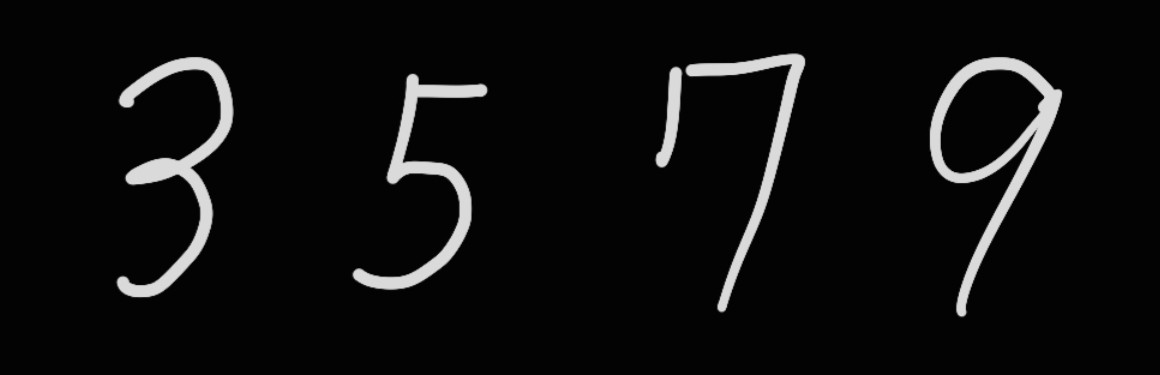
#> input picture udemy_lecture/digits_3579.jpg, 1160 x 375 px
$ jupyter execute --allow-errors RPI_DL12_openCV_get_image.ipynb   (older library calls are emulated)
#> lines starting #> are read from the running program, lines starting #| are printed output that depends on the picture; after the words box and inside, x2 and y2 are one past the last pixel; in counts of white or black regions, pixels touching at a corner belong together
[cell 1]
# https://cvisiondemy.com/license-plate-detection-with-opencv-and-python/
import cv2 as cv
import numpy as np
import matplotlib.pyplot as plt

[cell 2]
frame = 'digits_3579.jpg'

img = cv.imread(frame)
#> img is the input picture: shape (375, 1160, 3); min 0, max 231, mean 14.4
#plt.figure(figsize=(10, 10))
plt.imshow(img)
print(f'width: {img.shape[1]} pixels')
#| width: 1160 pixels
print(f'height: {img.shape[0]} pixels')
#| height: 375 pixels
print(f'channels: {img.shape[2]}')
#| channels: 3

[cell 3]
# hsv transform - value = gray image
hsv = cv.cvtColor(img, cv.COLOR_BGR2HSV)
#> hsv: shape (375, 1160, 3); mean H, S, V 0, 0, 14.4
hue, saturation, value = cv.split(hsv)
#> hue: shape (375, 1160); every value is 0
plt.imshow(value)
plt.show()

[cell 4]
# kernel to use for morphological operations
kernel = cv.getStructuringElement(cv.MORPH_RECT, (3, 3))

# applying topHat operations
topHat = cv.morphologyEx(value, cv.MORPH_TOPHAT, kernel)
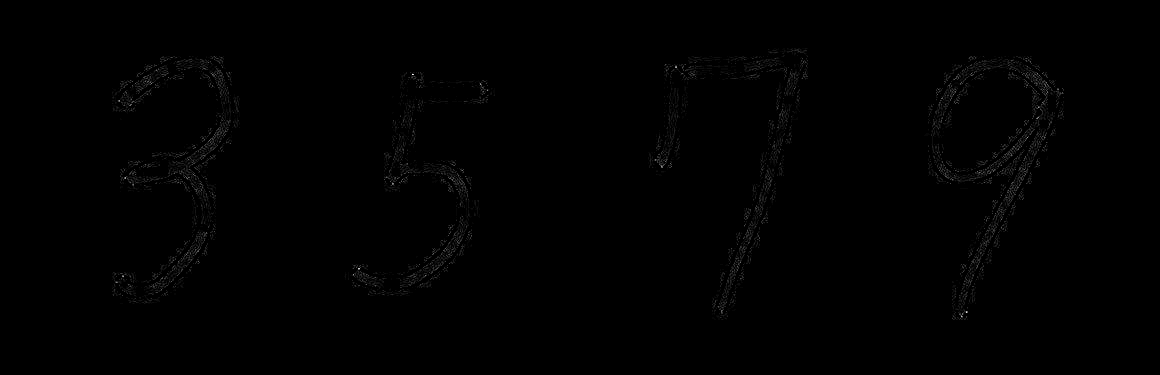
#> topHat: shape (375, 1160); min 0, max 34, mean 0.1; drawn with min black and max white
plt.imshow(topHat)
plt.show()

[cell 5]
# applying blackHat operations
blackHat = cv.morphologyEx(value, cv.MORPH_BLACKHAT, kernel)
plt.imshow(blackHat)
plt.show()

[cell 6]
# add and subtract between morphological operations
add = cv.add(value, topHat)
subtract = cv.subtract(add, blackHat)
plt.imshow(subtract)
plt.show()

[cell 7]
# applying gaussian blur on subtract image
blur = cv.GaussianBlur(subtract, (5, 5), 0)
plt.imshow(blur)
plt.show()

[cell 8]
# thresholding
thresh = cv.adaptiveThreshold(blur, 255, cv.ADAPTIVE_THRESH_GAUSSIAN_C, cv.THRESH_BINARY_INV, 19, 9)
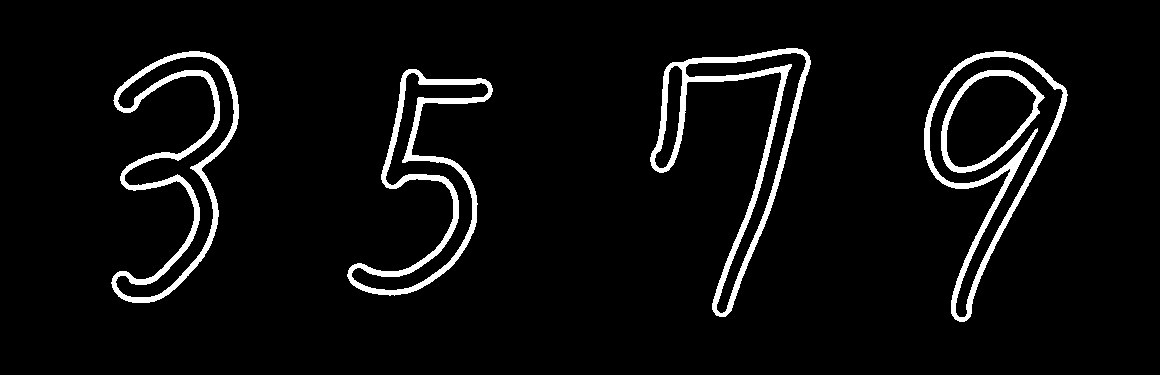
#> thresh: shape (375, 1160); 5.1% white; 5 white regions
plt.imshow(thresh)
plt.show()

[cell 9]
# cv2.findContours() function changed from OpenCV3 to OpenCV4: now it have only two parameters instead of 3
cv2MajorVersion = cv.__version__.split(".")[0]
print('openCV version: ', cv2MajorVersion)
# check for contours on thresh
if int(cv2MajorVersion) >= 4:
    contours, hierarchy = cv.findContours(thresh, cv.RETR_LIST, cv.CHAIN_APPROX_SIMPLE)
#> contours = 11 contours; largest, box (x1, y1, x2, y2) and area: (924, 51, 1068, 322) 17956, (929, 56, 1064, 318) 14176, (111, 51, 239, 303) 11382, (650, 48, 811, 317) 10742, (347, 69, 493, 296) 9869
else:
    imageContours, contours, hierarchy = cv.findContours(thresh, cv.RETR_LIST, cv.CHAIN_APPROX_SIMPLE)

[cell 10]
img_digits = []
img_origin = img.copy()
margin = 10

# loop to check if any (possible) contour is found
for contour in contours:
    x, y, w, h = cv.boundingRect(contour)
    # Ignore if image is too small
    if w * h < 100: continue
    #Y and X [y-margin:y+h+margin, x-margin:x+w+margin]
    img_digits.append(img_origin[y-margin:y+h+margin, x-margin:x+w+margin])
    cv.rectangle(img, (x, y), (x+w, y+h), (0, 255, 0), 2)
    print(x, x+w, y, y+h)
#> this loop made 11 passes
#> (x, y, w, h) on passes 1 to 11: (946, 75, 91, 93), (351, 72, 138, 219), (941, 70, 104, 103), (347, 69, 146, 227), (654, 65, 29, 104), (929, 56, 135, 262), (115, 56, 120, 242), (685, 52, 122, 262), (924, 51, 144, 271), (111, 51, 128, 252), (650, 48, 161, 269)
#| 946 1037 75 168
#| 351 489 72 291
#| 941 1045 70 173
#| 347 493 69 296
#| 654 683 65 169
#| 929 1064 56 318
#| 115 235 56 298
#| 685 807 52 314
#> (further printed lines are left out)
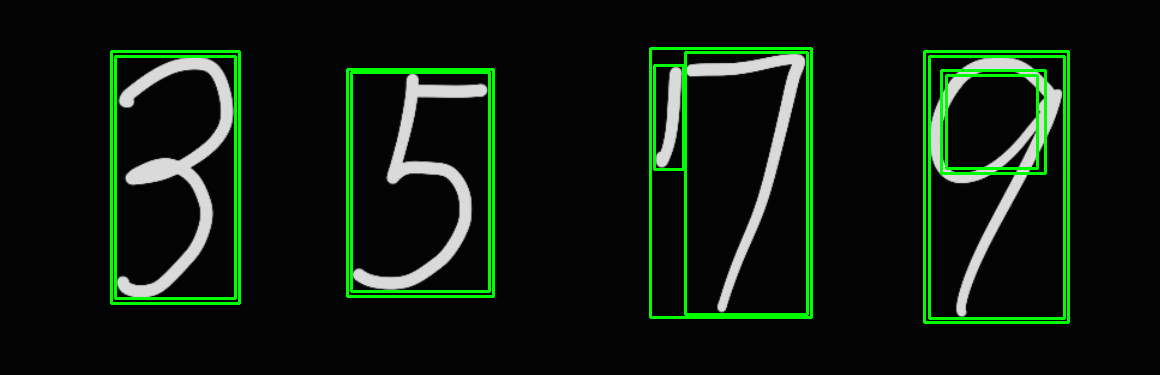
#> img: shape (375, 1160, 3); mean B, G, R 13.7, 26.3, 13.7
#> after the loop, img_digits = 11 items
plt.imshow(img)
plt.show()

[cell 11]
plt.figure(figsize=(20, 10))
for i in range(0, len(img_digits)):
    plt.subplot(1, len(img_digits), i+1)
    plt.imshow(img_digits[i], cmap='Greys', interpolation='nearest')
#> this loop made 11 passes
plt.tight_layout()
plt.show()
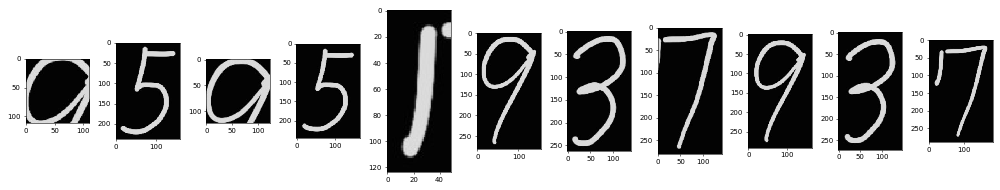
#> figure drawn by matplotlib, 11 panels

[cell 12]
SZ = 28

plt.figure(figsize=(20, 10))
for i in range(0, len(img_digits)):
    plt.subplot(1, len(img_digits), i+1)
    plt.imshow(cv.resize(img_digits[i], (SZ, SZ)), cmap='Greys', interpolation='nearest')
plt.tight_layout()
plt.show()
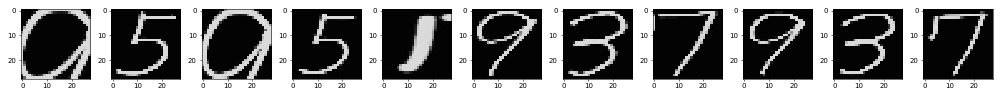
#> figure drawn by matplotlib, 11 panels
